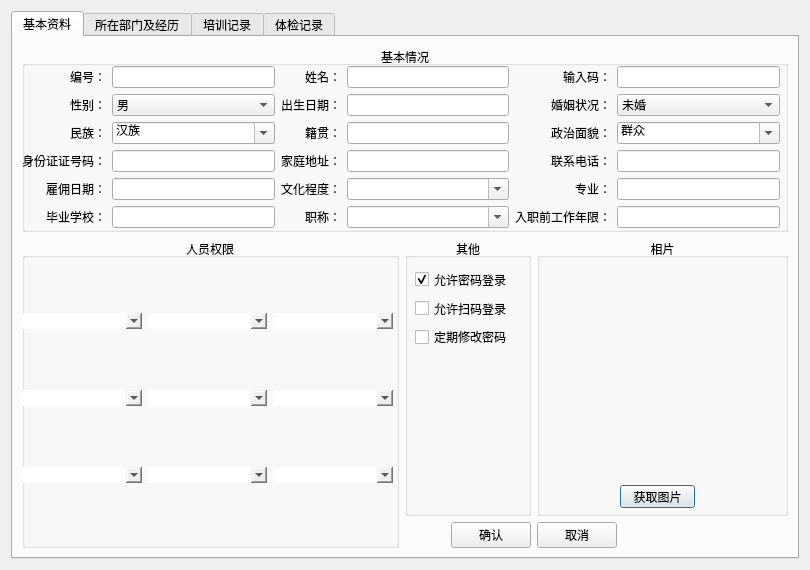
<?xml version="1.0" encoding="UTF-8"?>
<ui version="4.0">
 <class>Dialog</class>
 <widget class="QDialog" name="Dialog">
  <property name="geometry">
   <rect>
    <x>0</x>
    <y>0</y>
    <width>810</width>
    <height>570</height>
   </rect>
  </property>
  <property name="windowTitle">
   <string>Dialog</string>
  </property>
  <layout class="QGridLayout" name="gridLayout">
   <item row="0" column="0" colspan="2">
    <widget class="QTabWidget" name="tabWidget">
     <property name="currentIndex">
      <number>0</number>
     </property>
     <widget class="QWidget" name="tab_1">
      <attribute name="title">
       <string>基本资料</string>
      </attribute>
      <layout class="QGridLayout" name="gridLayout_2">
       <item row="1" column="1">
        <widget class="QGroupBox" name="groupBox_3">
         <property name="sizePolicy">
          <sizepolicy hsizetype="Expanding" vsizetype="Preferred">
           <horstretch>1</horstretch>
           <verstretch>0</verstretch>
          </sizepolicy>
         </property>
         <property name="title">
          <string>其他</string>
         </property>
         <property name="alignment">
          <set>Qt::AlignCenter</set>
         </property>
         <widget class="QWidget" name="verticalLayoutWidget">
          <property name="geometry">
           <rect>
            <x>0</x>
            <y>30</y>
            <width>121</width>
            <height>80</height>
           </rect>
          </property>
          <layout class="QVBoxLayout" name="verticalLayout_2">
           <property name="leftMargin">
            <number>10</number>
           </property>
           <item>
            <widget class="QCheckBox" name="accept_login">
             <property name="text">
              <string>允许密码登录</string>
             </property>
             <property name="checked">
              <bool>true</bool>
             </property>
            </widget>
           </item>
           <item>
            <widget class="QCheckBox" name="accept_scan">
             <property name="text">
              <string>允许扫码登录</string>
             </property>
            </widget>
           </item>
           <item>
            <widget class="QCheckBox" name="change_pwd">
             <property name="text">
              <string>定期修改密码</string>
             </property>
            </widget>
           </item>
          </layout>
         </widget>
        </widget>
       </item>
       <item row="1" column="2">
        <widget class="QGroupBox" name="groupBox_4">
         <property name="sizePolicy">
          <sizepolicy hsizetype="Expanding" vsizetype="Preferred">
           <horstretch>2</horstretch>
           <verstretch>0</verstretch>
          </sizepolicy>
         </property>
         <property name="title">
          <string>相片</string>
         </property>
         <property name="alignment">
          <set>Qt::AlignCenter</set>
         </property>
         <widget class="QLabel" name="clerk_image">
          <property name="geometry">
           <rect>
            <x>4</x>
            <y>20</y>
            <width>240</width>
            <height>220</height>
           </rect>
          </property>
          <property name="styleSheet">
           <string notr="true"/>
          </property>
          <property name="text">
           <string/>
          </property>
         </widget>
         <widget class="QPushButton" name="setimage">
          <property name="geometry">
           <rect>
            <x>83</x>
            <y>247</y>
            <width>75</width>
            <height>23</height>
           </rect>
          </property>
          <property name="sizePolicy">
           <sizepolicy hsizetype="Fixed" vsizetype="Fixed">
            <horstretch>0</horstretch>
            <verstretch>0</verstretch>
           </sizepolicy>
          </property>
          <property name="text">
           <string>获取图片</string>
          </property>
         </widget>
        </widget>
       </item>
       <item row="0" column="0" colspan="3">
        <widget class="QGroupBox" name="groupBox_2">
         <property name="sizePolicy">
          <sizepolicy hsizetype="Preferred" vsizetype="Expanding">
           <horstretch>0</horstretch>
           <verstretch>2</verstretch>
          </sizepolicy>
         </property>
         <property name="title">
          <string>基本情况</string>
         </property>
         <property name="alignment">
          <set>Qt::AlignCenter</set>
         </property>
         <property name="flat">
          <bool>false</bool>
         </property>
         <property name="checkable">
          <bool>false</bool>
         </property>
         <widget class="QWidget" name="layoutWidget">
          <property name="geometry">
           <rect>
            <x>0</x>
            <y>20</y>
            <width>758</width>
            <height>165</height>
           </rect>
          </property>
          <layout class="QGridLayout" name="gridLayout_3">
           <item row="1" column="2">
            <widget class="QLabel" name="label_5">
             <property name="text">
              <string>出生日期：</string>
             </property>
             <property name="alignment">
              <set>Qt::AlignRight|Qt::AlignTrailing|Qt::AlignVCenter</set>
             </property>
            </widget>
           </item>
           <item row="4" column="1">
            <widget class="QLineEdit" name="entranceday"/>
           </item>
           <item row="5" column="1">
            <widget class="QLineEdit" name="schoolname"/>
           </item>
           <item row="1" column="0">
            <widget class="QLabel" name="label_4">
             <property name="text">
              <string>性别：</string>
             </property>
             <property name="alignment">
              <set>Qt::AlignRight|Qt::AlignTrailing|Qt::AlignVCenter</set>
             </property>
            </widget>
           </item>
           <item row="5" column="0">
            <widget class="QLabel" name="label_10">
             <property name="text">
              <string>毕业学校：</string>
             </property>
             <property name="alignment">
              <set>Qt::AlignRight|Qt::AlignTrailing|Qt::AlignVCenter</set>
             </property>
            </widget>
           </item>
           <item row="1" column="5">
            <widget class="QComboBox" name="marrystatus">
             <property name="editable">
              <bool>false</bool>
             </property>
             <item>
              <property name="text">
               <string>未婚</string>
              </property>
             </item>
             <item>
              <property name="text">
               <string>已婚</string>
              </property>
             </item>
            </widget>
           </item>
           <item row="2" column="5">
            <widget class="QComboBox" name="policystatus">
             <property name="editable">
              <bool>true</bool>
             </property>
             <item>
              <property name="text">
               <string>群众</string>
              </property>
             </item>
             <item>
              <property name="text">
               <string>党员</string>
              </property>
             </item>
            </widget>
           </item>
           <item row="2" column="2">
            <widget class="QLabel" name="label_11">
             <property name="text">
              <string>籍贯：</string>
             </property>
             <property name="alignment">
              <set>Qt::AlignRight|Qt::AlignTrailing|Qt::AlignVCenter</set>
             </property>
            </widget>
           </item>
           <item row="1" column="4">
            <widget class="QLabel" name="label_6">
             <property name="text">
              <string>婚姻状况：</string>
             </property>
             <property name="alignment">
              <set>Qt::AlignRight|Qt::AlignTrailing|Qt::AlignVCenter</set>
             </property>
            </widget>
           </item>
           <item row="4" column="2">
            <widget class="QLabel" name="label_13">
             <property name="text">
              <string>文化程度：</string>
             </property>
             <property name="alignment">
              <set>Qt::AlignRight|Qt::AlignTrailing|Qt::AlignVCenter</set>
             </property>
            </widget>
           </item>
           <item row="0" column="2">
            <widget class="QLabel" name="label_2">
             <property name="text">
              <string>姓名：</string>
             </property>
             <property name="alignment">
              <set>Qt::AlignRight|Qt::AlignTrailing|Qt::AlignVCenter</set>
             </property>
            </widget>
           </item>
           <item row="3" column="2">
            <widget class="QLabel" name="label_12">
             <property name="text">
              <string>家庭地址：</string>
             </property>
             <property name="alignment">
              <set>Qt::AlignRight|Qt::AlignTrailing|Qt::AlignVCenter</set>
             </property>
            </widget>
           </item>
           <item row="1" column="1">
            <widget class="QComboBox" name="sex">
             <item>
              <property name="text">
               <string>男</string>
              </property>
             </item>
             <item>
              <property name="text">
               <string>女</string>
              </property>
             </item>
            </widget>
           </item>
           <item row="3" column="0">
            <widget class="QLabel" name="label_8">
             <property name="text">
              <string>身份证证号码：</string>
             </property>
             <property name="alignment">
              <set>Qt::AlignRight|Qt::AlignTrailing|Qt::AlignVCenter</set>
             </property>
            </widget>
           </item>
           <item row="3" column="1">
            <widget class="QLineEdit" name="idno"/>
           </item>
           <item row="0" column="0">
            <widget class="QLabel" name="label">
             <property name="text">
              <string>编号：</string>
             </property>
             <property name="alignment">
              <set>Qt::AlignRight|Qt::AlignTrailing|Qt::AlignVCenter</set>
             </property>
            </widget>
           </item>
           <item row="4" column="0">
            <widget class="QLabel" name="label_9">
             <property name="text">
              <string>雇佣日期：</string>
             </property>
             <property name="alignment">
              <set>Qt::AlignRight|Qt::AlignTrailing|Qt::AlignVCenter</set>
             </property>
            </widget>
           </item>
           <item row="0" column="4">
            <widget class="QLabel" name="label_3">
             <property name="text">
              <string>输入码：</string>
             </property>
             <property name="alignment">
              <set>Qt::AlignRight|Qt::AlignTrailing|Qt::AlignVCenter</set>
             </property>
            </widget>
           </item>
           <item row="2" column="0">
            <widget class="QLabel" name="label_7">
             <property name="text">
              <string>民族：</string>
             </property>
             <property name="alignment">
              <set>Qt::AlignRight|Qt::AlignTrailing|Qt::AlignVCenter</set>
             </property>
            </widget>
           </item>
           <item row="0" column="1">
            <widget class="QLineEdit" name="clerkid"/>
           </item>
           <item row="0" column="3">
            <widget class="QLineEdit" name="clerkname"/>
           </item>
           <item row="0" column="5">
            <widget class="QLineEdit" name="inputcode"/>
           </item>
           <item row="2" column="4">
            <widget class="QLabel" name="label_15">
             <property name="text">
              <string>政治面貌：</string>
             </property>
             <property name="alignment">
              <set>Qt::AlignRight|Qt::AlignTrailing|Qt::AlignVCenter</set>
             </property>
            </widget>
           </item>
           <item row="3" column="4">
            <widget class="QLabel" name="label_16">
             <property name="text">
              <string>联系电话：</string>
             </property>
             <property name="alignment">
              <set>Qt::AlignRight|Qt::AlignTrailing|Qt::AlignVCenter</set>
             </property>
            </widget>
           </item>
           <item row="4" column="4">
            <widget class="QLabel" name="label_17">
             <property name="text">
              <string>专业：</string>
             </property>
             <property name="alignment">
              <set>Qt::AlignRight|Qt::AlignTrailing|Qt::AlignVCenter</set>
             </property>
            </widget>
           </item>
           <item row="5" column="4">
            <widget class="QLabel" name="label_18">
             <property name="text">
              <string>入职前工作年限：</string>
             </property>
             <property name="alignment">
              <set>Qt::AlignRight|Qt::AlignTrailing|Qt::AlignVCenter</set>
             </property>
            </widget>
           </item>
           <item row="3" column="5">
            <widget class="QLineEdit" name="telno"/>
           </item>
           <item row="4" column="5">
            <widget class="QLineEdit" name="special"/>
           </item>
           <item row="5" column="5">
            <widget class="QLineEdit" name="strongsuit"/>
           </item>
           <item row="1" column="3">
            <widget class="QLineEdit" name="birthday"/>
           </item>
           <item row="2" column="3">
            <widget class="QLineEdit" name="native_2"/>
           </item>
           <item row="5" column="2">
            <widget class="QLabel" name="label_14">
             <property name="text">
              <string>职称：</string>
             </property>
             <property name="alignment">
              <set>Qt::AlignRight|Qt::AlignTrailing|Qt::AlignVCenter</set>
             </property>
            </widget>
           </item>
           <item row="3" column="3">
            <widget class="QLineEdit" name="address"/>
           </item>
           <item row="4" column="3">
            <widget class="QComboBox" name="edudegree">
             <property name="editable">
              <bool>true</bool>
             </property>
            </widget>
           </item>
           <item row="5" column="3">
            <widget class="QComboBox" name="techtitle">
             <property name="editable">
              <bool>true</bool>
             </property>
            </widget>
           </item>
           <item row="2" column="1">
            <widget class="QComboBox" name="nation">
             <property name="editable">
              <bool>true</bool>
             </property>
             <item>
              <property name="text">
               <string>汉族</string>
              </property>
             </item>
             <item>
              <property name="text">
               <string>傣族</string>
              </property>
             </item>
             <item>
              <property name="text">
               <string>壮族</string>
              </property>
             </item>
             <item>
              <property name="text">
               <string>回族</string>
              </property>
             </item>
             <item>
              <property name="text">
               <string>满族</string>
              </property>
             </item>
             <item>
              <property name="text">
               <string>苗族</string>
              </property>
             </item>
             <item>
              <property name="text">
               <string>彝族</string>
              </property>
             </item>
             <item>
              <property name="text">
               <string>藏族</string>
              </property>
             </item>
             <item>
              <property name="text">
               <string>侗族</string>
              </property>
             </item>
             <item>
              <property name="text">
               <string>瑶族</string>
              </property>
             </item>
             <item>
              <property name="text">
               <string>白族</string>
              </property>
             </item>
             <item>
              <property name="text">
               <string>黎族</string>
              </property>
             </item>
             <item>
              <property name="text">
               <string>畲族</string>
              </property>
             </item>
             <item>
              <property name="text">
               <string>佤族</string>
              </property>
             </item>
             <item>
              <property name="text">
               <string>水族</string>
              </property>
             </item>
             <item>
              <property name="text">
               <string>羌族</string>
              </property>
             </item>
             <item>
              <property name="text">
               <string>土族</string>
              </property>
             </item>
             <item>
              <property name="text">
               <string>怒族</string>
              </property>
             </item>
             <item>
              <property name="text">
               <string>京族</string>
              </property>
             </item>
             <item>
              <property name="text">
               <string>土家族</string>
              </property>
             </item>
             <item>
              <property name="text">
               <string>蒙古族</string>
              </property>
             </item>
             <item>
              <property name="text">
               <string>布依族</string>
              </property>
             </item>
             <item>
              <property name="text">
               <string>朝鲜族</string>
              </property>
             </item>
             <item>
              <property name="text">
               <string>哈尼族</string>
              </property>
             </item>
             <item>
              <property name="text">
               <string>傈僳族</string>
              </property>
             </item>
             <item>
              <property name="text">
               <string>东乡族</string>
              </property>
             </item>
             <item>
              <property name="text">
               <string>仡佬族</string>
              </property>
             </item>
             <item>
              <property name="text">
               <string>拉祜族</string>
              </property>
             </item>
             <item>
              <property name="text">
               <string>纳西族</string>
              </property>
             </item>
             <item>
              <property name="text">
               <string>仫佬族</string>
              </property>
             </item>
             <item>
              <property name="text">
               <string>锡伯族</string>
              </property>
             </item>
             <item>
              <property name="text">
               <string>景颇族</string>
              </property>
             </item>
             <item>
              <property name="text">
               <string>撒拉族</string>
              </property>
             </item>
             <item>
              <property name="text">
               <string>布朗族</string>
              </property>
             </item>
             <item>
              <property name="text">
               <string>毛南族</string>
              </property>
             </item>
             <item>
              <property name="text">
               <string>普米族</string>
              </property>
             </item>
             <item>
              <property name="text">
               <string>阿昌族</string>
              </property>
             </item>
             <item>
              <property name="text">
               <string>基诺族</string>
              </property>
             </item>
             <item>
              <property name="text">
               <string>德昂族</string>
              </property>
             </item>
             <item>
              <property name="text">
               <string>保安族</string>
              </property>
             </item>
             <item>
              <property name="text">
               <string>裕固族</string>
              </property>
             </item>
             <item>
              <property name="text">
               <string>门巴族</string>
              </property>
             </item>
             <item>
              <property name="text">
               <string>独龙族</string>
              </property>
             </item>
             <item>
              <property name="text">
               <string>赫哲族</string>
              </property>
             </item>
             <item>
              <property name="text">
               <string>高山族</string>
              </property>
             </item>
             <item>
              <property name="text">
               <string>珞巴族</string>
              </property>
             </item>
             <item>
              <property name="text">
               <string>塔吉克族</string>
              </property>
             </item>
             <item>
              <property name="text">
               <string>哈萨克族</string>
              </property>
             </item>
             <item>
              <property name="text">
               <string>鄂温克族</string>
              </property>
             </item>
             <item>
              <property name="text">
               <string>达斡尔族</string>
              </property>
             </item>
             <item>
              <property name="text">
               <string>俄罗斯族</string>
              </property>
             </item>
             <item>
              <property name="text">
               <string>鄂伦春族</string>
              </property>
             </item>
             <item>
              <property name="text">
               <string>塔塔尔族 </string>
              </property>
             </item>
             <item>
              <property name="text">
               <string>维吾尔族</string>
              </property>
             </item>
             <item>
              <property name="text">
               <string>乌孜别克族</string>
              </property>
             </item>
             <item>
              <property name="text">
               <string>柯尔克孜族</string>
              </property>
             </item>
            </widget>
           </item>
          </layout>
         </widget>
        </widget>
       </item>
       <item row="2" column="1" alignment="Qt::AlignRight">
        <widget class="QPushButton" name="accept">
         <property name="sizePolicy">
          <sizepolicy hsizetype="Fixed" vsizetype="Fixed">
           <horstretch>0</horstretch>
           <verstretch>0</verstretch>
          </sizepolicy>
         </property>
         <property name="text">
          <string>确认</string>
         </property>
        </widget>
       </item>
       <item row="2" column="2" alignment="Qt::AlignLeft">
        <widget class="QPushButton" name="cancel">
         <property name="sizePolicy">
          <sizepolicy hsizetype="Fixed" vsizetype="Fixed">
           <horstretch>0</horstretch>
           <verstretch>0</verstretch>
          </sizepolicy>
         </property>
         <property name="text">
          <string>取消</string>
         </property>
        </widget>
       </item>
       <item row="1" column="0" rowspan="2">
        <widget class="QGroupBox" name="groupBox">
         <property name="sizePolicy">
          <sizepolicy hsizetype="Expanding" vsizetype="Expanding">
           <horstretch>3</horstretch>
           <verstretch>3</verstretch>
          </sizepolicy>
         </property>
         <property name="title">
          <string>人员权限</string>
         </property>
         <property name="alignment">
          <set>Qt::AlignCenter</set>
         </property>
         <property name="flat">
          <bool>false</bool>
         </property>
         <widget class="QWidget" name="gridLayoutWidget">
          <property name="geometry">
           <rect>
            <x>0</x>
            <y>20</y>
            <width>371</width>
            <height>281</height>
           </rect>
          </property>
          <layout class="QGridLayout" name="gridLayout_4">
           <item row="1" column="0">
            <widget class="ComboCheckBox" name="cbchbox_4">
             <property name="sizePolicy">
              <sizepolicy hsizetype="Preferred" vsizetype="Fixed">
               <horstretch>0</horstretch>
               <verstretch>0</verstretch>
              </sizepolicy>
             </property>
             <property name="styleSheet">
              <string notr="true">border:none;
background: none;</string>
             </property>
            </widget>
           </item>
           <item row="0" column="2">
            <widget class="ComboCheckBox" name="cbchbox_3">
             <property name="sizePolicy">
              <sizepolicy hsizetype="Preferred" vsizetype="Fixed">
               <horstretch>0</horstretch>
               <verstretch>0</verstretch>
              </sizepolicy>
             </property>
             <property name="styleSheet">
              <string notr="true">border:none;
background: none;</string>
             </property>
            </widget>
           </item>
           <item row="0" column="0">
            <widget class="ComboCheckBox" name="cbchbox_1">
             <property name="styleSheet">
              <string notr="true">border:none;
background: none;</string>
             </property>
            </widget>
           </item>
           <item row="0" column="1">
            <widget class="ComboCheckBox" name="cbchbox_2">
             <property name="styleSheet">
              <string notr="true">border:none;
background: none;</string>
             </property>
            </widget>
           </item>
           <item row="1" column="1">
            <widget class="ComboCheckBox" name="cbchbox_5">
             <property name="sizePolicy">
              <sizepolicy hsizetype="Preferred" vsizetype="Fixed">
               <horstretch>0</horstretch>
               <verstretch>0</verstretch>
              </sizepolicy>
             </property>
             <property name="styleSheet">
              <string notr="true">border:none;
background: none;</string>
             </property>
            </widget>
           </item>
           <item row="1" column="2">
            <widget class="ComboCheckBox" name="cbchbox_6">
             <property name="sizePolicy">
              <sizepolicy hsizetype="Preferred" vsizetype="Fixed">
               <horstretch>0</horstretch>
               <verstretch>0</verstretch>
              </sizepolicy>
             </property>
             <property name="styleSheet">
              <string notr="true">border:none;
background: none;</string>
             </property>
            </widget>
           </item>
           <item row="2" column="2">
            <widget class="ComboCheckBox" name="cbchbox_9">
             <property name="sizePolicy">
              <sizepolicy hsizetype="Preferred" vsizetype="Fixed">
               <horstretch>0</horstretch>
               <verstretch>0</verstretch>
              </sizepolicy>
             </property>
             <property name="styleSheet">
              <string notr="true">border:none;
background: none;</string>
             </property>
            </widget>
           </item>
           <item row="2" column="0">
            <widget class="ComboCheckBox" name="cbchbox_7">
             <property name="styleSheet">
              <string notr="true">border:none;
background: none;</string>
             </property>
            </widget>
           </item>
           <item row="2" column="1">
            <widget class="ComboCheckBox" name="cbchbox_8">
             <property name="styleSheet">
              <string notr="true">border:none;
background: none;</string>
             </property>
            </widget>
           </item>
          </layout>
         </widget>
        </widget>
       </item>
      </layout>
     </widget>
     <widget class="QWidget" name="tab_2">
      <attribute name="title">
       <string>所在部门及经历</string>
      </attribute>
      <layout class="QHBoxLayout" name="horizontalLayout">
       <item>
        <widget class="QGroupBox" name="groupBox_5">
         <property name="sizePolicy">
          <sizepolicy hsizetype="Expanding" vsizetype="Preferred">
           <horstretch>1</horstretch>
           <verstretch>0</verstretch>
          </sizepolicy>
         </property>
         <property name="title">
          <string>所在部门</string>
         </property>
         <widget class="QLabel" name="label_20">
          <property name="geometry">
           <rect>
            <x>10</x>
            <y>30</y>
            <width>54</width>
            <height>22</height>
           </rect>
          </property>
          <property name="text">
           <string>部门：</string>
          </property>
          <property name="alignment">
           <set>Qt::AlignCenter</set>
          </property>
         </widget>
         <widget class="QToolButton" name="toolButton">
          <property name="geometry">
           <rect>
            <x>180</x>
            <y>30</y>
            <width>41</width>
            <height>21</height>
           </rect>
          </property>
          <property name="text">
           <string>...</string>
          </property>
         </widget>
         <widget class="QLineEdit" name="lineEdit_4">
          <property name="geometry">
           <rect>
            <x>70</x>
            <y>30</y>
            <width>113</width>
            <height>20</height>
           </rect>
          </property>
         </widget>
         <widget class="QLabel" name="label_21">
          <property name="geometry">
           <rect>
            <x>10</x>
            <y>70</y>
            <width>54</width>
            <height>22</height>
           </rect>
          </property>
          <property name="text">
           <string>职务：</string>
          </property>
          <property name="alignment">
           <set>Qt::AlignCenter</set>
          </property>
         </widget>
         <widget class="QComboBox" name="comboBox_2">
          <property name="geometry">
           <rect>
            <x>70</x>
            <y>70</y>
            <width>101</width>
            <height>22</height>
           </rect>
          </property>
          <property name="editable">
           <bool>true</bool>
          </property>
         </widget>
         <widget class="QPushButton" name="pushButton_4">
          <property name="geometry">
           <rect>
            <x>184</x>
            <y>70</y>
            <width>60</width>
            <height>23</height>
           </rect>
          </property>
          <property name="text">
           <string>确定</string>
          </property>
         </widget>
         <widget class="QTreeWidget" name="treeWidget_4">
          <property name="geometry">
           <rect>
            <x>0</x>
            <y>110</y>
            <width>251</width>
            <height>401</height>
           </rect>
          </property>
          <column>
           <property name="text">
            <string>编号</string>
           </property>
          </column>
          <column>
           <property name="text">
            <string>部门名称</string>
           </property>
          </column>
          <column>
           <property name="text">
            <string>职务</string>
           </property>
          </column>
          <column>
           <property name="text">
            <string>默认部门</string>
           </property>
          </column>
         </widget>
         <zorder>lineEdit_4</zorder>
         <zorder>label_20</zorder>
         <zorder>toolButton</zorder>
         <zorder>label_21</zorder>
         <zorder>comboBox_2</zorder>
         <zorder>pushButton_4</zorder>
         <zorder>treeWidget_4</zorder>
        </widget>
       </item>
       <item>
        <widget class="QGroupBox" name="groupBox_6">
         <property name="sizePolicy">
          <sizepolicy hsizetype="Expanding" vsizetype="Preferred">
           <horstretch>2</horstretch>
           <verstretch>0</verstretch>
          </sizepolicy>
         </property>
         <property name="title">
          <string>人员经历</string>
         </property>
         <widget class="QTreeWidget" name="treeWidget">
          <property name="geometry">
           <rect>
            <x>5</x>
            <y>20</y>
            <width>491</width>
            <height>481</height>
           </rect>
          </property>
          <column>
           <property name="text">
            <string>类别</string>
           </property>
          </column>
          <column>
           <property name="text">
            <string>起始日期</string>
           </property>
          </column>
          <column>
           <property name="text">
            <string>终止日期</string>
           </property>
          </column>
          <column>
           <property name="text">
            <string>单位</string>
           </property>
          </column>
          <column>
           <property name="text">
            <string>经历</string>
           </property>
          </column>
          <column>
           <property name="text">
            <string>单位</string>
           </property>
          </column>
          <column>
           <property name="text">
            <string>职务</string>
           </property>
          </column>
          <column>
           <property name="text">
            <string>备注</string>
           </property>
          </column>
         </widget>
        </widget>
       </item>
      </layout>
     </widget>
     <widget class="QWidget" name="tab_3">
      <attribute name="title">
       <string>培训记录</string>
      </attribute>
      <widget class="QTabWidget" name="tabWidget_2">
       <property name="geometry">
        <rect>
         <x>0</x>
         <y>0</y>
         <width>771</width>
         <height>521</height>
        </rect>
       </property>
       <property name="currentIndex">
        <number>1</number>
       </property>
       <widget class="QWidget" name="tab_1">
        <attribute name="title">
         <string>编辑</string>
        </attribute>
       </widget>
       <widget class="QWidget" name="tab_2">
        <attribute name="title">
         <string>提交</string>
        </attribute>
        <widget class="QTreeWidget" name="treeWidget_2">
         <property name="geometry">
          <rect>
           <x>0</x>
           <y>0</y>
           <width>761</width>
           <height>501</height>
          </rect>
         </property>
         <column>
          <property name="text">
           <string>起始日期</string>
          </property>
         </column>
         <column>
          <property name="text">
           <string>终止日期</string>
          </property>
         </column>
         <column>
          <property name="text">
           <string>培训内容</string>
          </property>
         </column>
         <column>
          <property name="text">
           <string>授课时间</string>
          </property>
         </column>
         <column>
          <property name="text">
           <string>授课人</string>
          </property>
         </column>
         <column>
          <property name="text">
           <string>成绩</string>
          </property>
         </column>
         <column>
          <property name="text">
           <string>授课地点</string>
          </property>
         </column>
        </widget>
       </widget>
      </widget>
     </widget>
     <widget class="QWidget" name="tab_4">
      <attribute name="title">
       <string>体检记录</string>
      </attribute>
      <widget class="QTabWidget" name="tabWidget_3">
       <property name="geometry">
        <rect>
         <x>0</x>
         <y>0</y>
         <width>771</width>
         <height>521</height>
        </rect>
       </property>
       <property name="currentIndex">
        <number>1</number>
       </property>
       <widget class="QWidget" name="tab_7">
        <attribute name="title">
         <string>编辑</string>
        </attribute>
       </widget>
       <widget class="QWidget" name="tab_8">
        <attribute name="title">
         <string>提交</string>
        </attribute>
        <widget class="QTreeWidget" name="treeWidget_3">
         <property name="geometry">
          <rect>
           <x>0</x>
           <y>0</y>
           <width>761</width>
           <height>501</height>
          </rect>
         </property>
         <column>
          <property name="text">
           <string>日期</string>
          </property>
         </column>
         <column>
          <property name="text">
           <string>检查项目</string>
          </property>
         </column>
         <column>
          <property name="text">
           <string>体检单位</string>
          </property>
         </column>
         <column>
          <property name="text">
           <string>健康状况</string>
          </property>
         </column>
         <column>
          <property name="text">
           <string>备注</string>
          </property>
         </column>
        </widget>
       </widget>
      </widget>
     </widget>
    </widget>
   </item>
  </layout>
 </widget>
 <customwidgets>
  <customwidget>
   <class>ComboCheckBox</class>
   <extends>QComboBox</extends>
   <header>lib.combocheckbox.h</header>
  </customwidget>
 </customwidgets>
 <resources/>
 <connections/>
</ui>
